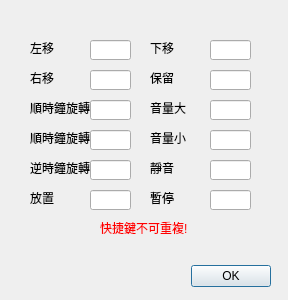
<?xml version="1.0" encoding="UTF-8"?>
<ui version="4.0">
 <class>KeyBinding</class>
 <widget class="QDialog" name="KeyBinding">
  <property name="geometry">
   <rect>
    <x>0</x>
    <y>0</y>
    <width>288</width>
    <height>300</height>
   </rect>
  </property>
  <property name="windowTitle">
   <string>按鍵綁定</string>
  </property>
  <property name="autoFillBackground">
   <bool>false</bool>
  </property>
  <property name="styleSheet">
   <string notr="true">QLineEdit:focus{
  border : 1px solid rgb(49, 142, 253);
}</string>
  </property>
  <widget class="QDialogButtonBox" name="buttonBox">
   <property name="geometry">
    <rect>
     <x>190</x>
     <y>260</y>
     <width>81</width>
     <height>32</height>
    </rect>
   </property>
   <property name="orientation">
    <enum>Qt::Horizontal</enum>
   </property>
   <property name="standardButtons">
    <set>QDialogButtonBox::Ok</set>
   </property>
  </widget>
  <widget class="QLineEdit" name="lineEditMoveL">
   <property name="geometry">
    <rect>
     <x>90</x>
     <y>40</y>
     <width>41</width>
     <height>20</height>
    </rect>
   </property>
  </widget>
  <widget class="QLabel" name="label">
   <property name="geometry">
    <rect>
     <x>30</x>
     <y>40</y>
     <width>61</width>
     <height>16</height>
    </rect>
   </property>
   <property name="text">
    <string>左移</string>
   </property>
  </widget>
  <widget class="QLabel" name="label_2">
   <property name="geometry">
    <rect>
     <x>30</x>
     <y>70</y>
     <width>61</width>
     <height>16</height>
    </rect>
   </property>
   <property name="text">
    <string>右移</string>
   </property>
  </widget>
  <widget class="QLineEdit" name="lineEditMoveR">
   <property name="geometry">
    <rect>
     <x>90</x>
     <y>70</y>
     <width>41</width>
     <height>20</height>
    </rect>
   </property>
  </widget>
  <widget class="QLabel" name="label_3">
   <property name="geometry">
    <rect>
     <x>30</x>
     <y>100</y>
     <width>61</width>
     <height>16</height>
    </rect>
   </property>
   <property name="text">
    <string>順時鐘旋轉1</string>
   </property>
  </widget>
  <widget class="QLineEdit" name="lineEditRotateClockwise1">
   <property name="geometry">
    <rect>
     <x>90</x>
     <y>100</y>
     <width>41</width>
     <height>20</height>
    </rect>
   </property>
  </widget>
  <widget class="QLabel" name="label_4">
   <property name="geometry">
    <rect>
     <x>30</x>
     <y>130</y>
     <width>61</width>
     <height>16</height>
    </rect>
   </property>
   <property name="text">
    <string>順時鐘旋轉2</string>
   </property>
  </widget>
  <widget class="QLineEdit" name="lineEditRotateClockwise2">
   <property name="geometry">
    <rect>
     <x>90</x>
     <y>130</y>
     <width>41</width>
     <height>20</height>
    </rect>
   </property>
  </widget>
  <widget class="QLabel" name="label_5">
   <property name="geometry">
    <rect>
     <x>30</x>
     <y>160</y>
     <width>61</width>
     <height>16</height>
    </rect>
   </property>
   <property name="text">
    <string>逆時鐘旋轉</string>
   </property>
  </widget>
  <widget class="QLineEdit" name="lineEditRotateCounterclockwise">
   <property name="geometry">
    <rect>
     <x>90</x>
     <y>160</y>
     <width>41</width>
     <height>20</height>
    </rect>
   </property>
  </widget>
  <widget class="QLabel" name="label_6">
   <property name="geometry">
    <rect>
     <x>30</x>
     <y>190</y>
     <width>61</width>
     <height>16</height>
    </rect>
   </property>
   <property name="text">
    <string>放置</string>
   </property>
  </widget>
  <widget class="QLineEdit" name="lineEditHardDrop">
   <property name="geometry">
    <rect>
     <x>90</x>
     <y>190</y>
     <width>41</width>
     <height>20</height>
    </rect>
   </property>
  </widget>
  <widget class="QLabel" name="label_7">
   <property name="geometry">
    <rect>
     <x>150</x>
     <y>40</y>
     <width>61</width>
     <height>16</height>
    </rect>
   </property>
   <property name="text">
    <string>下移</string>
   </property>
  </widget>
  <widget class="QLineEdit" name="lineEditMoveDown">
   <property name="geometry">
    <rect>
     <x>210</x>
     <y>40</y>
     <width>41</width>
     <height>20</height>
    </rect>
   </property>
  </widget>
  <widget class="QLabel" name="label_8">
   <property name="geometry">
    <rect>
     <x>150</x>
     <y>70</y>
     <width>61</width>
     <height>16</height>
    </rect>
   </property>
   <property name="text">
    <string>保留</string>
   </property>
  </widget>
  <widget class="QLineEdit" name="lineEditHold">
   <property name="geometry">
    <rect>
     <x>210</x>
     <y>70</y>
     <width>41</width>
     <height>20</height>
    </rect>
   </property>
  </widget>
  <widget class="QLabel" name="label_9">
   <property name="geometry">
    <rect>
     <x>150</x>
     <y>100</y>
     <width>61</width>
     <height>16</height>
    </rect>
   </property>
   <property name="text">
    <string>音量大</string>
   </property>
  </widget>
  <widget class="QLineEdit" name="lineEditVolUp">
   <property name="geometry">
    <rect>
     <x>210</x>
     <y>100</y>
     <width>41</width>
     <height>20</height>
    </rect>
   </property>
  </widget>
  <widget class="QLabel" name="label_10">
   <property name="geometry">
    <rect>
     <x>150</x>
     <y>130</y>
     <width>61</width>
     <height>16</height>
    </rect>
   </property>
   <property name="text">
    <string>音量小</string>
   </property>
  </widget>
  <widget class="QLineEdit" name="lineEditVolDown">
   <property name="geometry">
    <rect>
     <x>210</x>
     <y>130</y>
     <width>41</width>
     <height>20</height>
    </rect>
   </property>
  </widget>
  <widget class="QLabel" name="label_11">
   <property name="geometry">
    <rect>
     <x>150</x>
     <y>160</y>
     <width>61</width>
     <height>16</height>
    </rect>
   </property>
   <property name="text">
    <string>靜音</string>
   </property>
  </widget>
  <widget class="QLineEdit" name="lineEditMute">
   <property name="geometry">
    <rect>
     <x>210</x>
     <y>160</y>
     <width>41</width>
     <height>20</height>
    </rect>
   </property>
  </widget>
  <widget class="QLabel" name="keyConflitMsg">
   <property name="enabled">
    <bool>true</bool>
   </property>
   <property name="geometry">
    <rect>
     <x>100</x>
     <y>220</y>
     <width>91</width>
     <height>16</height>
    </rect>
   </property>
   <property name="autoFillBackground">
    <bool>false</bool>
   </property>
   <property name="styleSheet">
    <string notr="true">*{
  color : rgb(255, 0, 0)
}</string>
   </property>
   <property name="text">
    <string>快捷鍵不可重複!</string>
   </property>
  </widget>
  <widget class="QLineEdit" name="lineEditPause">
   <property name="geometry">
    <rect>
     <x>210</x>
     <y>190</y>
     <width>41</width>
     <height>20</height>
    </rect>
   </property>
  </widget>
  <widget class="QLabel" name="label_12">
   <property name="geometry">
    <rect>
     <x>150</x>
     <y>190</y>
     <width>61</width>
     <height>16</height>
    </rect>
   </property>
   <property name="text">
    <string>暫停</string>
   </property>
  </widget>
 </widget>
 <resources/>
 <connections>
  <connection>
   <sender>buttonBox</sender>
   <signal>accepted()</signal>
   <receiver>KeyBinding</receiver>
   <slot>accept()</slot>
   <hints>
    <hint type="sourcelabel">
     <x>248</x>
     <y>254</y>
    </hint>
    <hint type="destinationlabel">
     <x>157</x>
     <y>274</y>
    </hint>
   </hints>
  </connection>
  <connection>
   <sender>buttonBox</sender>
   <signal>rejected()</signal>
   <receiver>KeyBinding</receiver>
   <slot>reject()</slot>
   <hints>
    <hint type="sourcelabel">
     <x>316</x>
     <y>260</y>
    </hint>
    <hint type="destinationlabel">
     <x>286</x>
     <y>274</y>
    </hint>
   </hints>
  </connection>
 </connections>
</ui>
